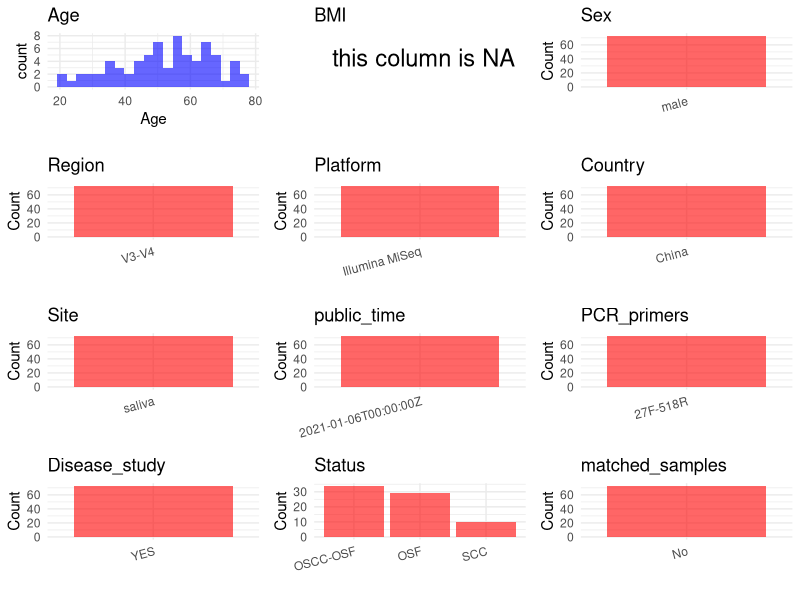

Generate this figure with R: (Note: this script raises an error after producing the figure.)
## ---- chunk 1
# Load necessary libraries
library(dplyr)
library(ggplot2)
library(cowplot)
library(stringr)

# Set working directory (update this path to your local directory)
setwd("/home/hby/oral_project/PRJEB37501")

# Read the initial metadata files
initial_meta <- read.csv("SraRunTable.csv", header = T)

# Combine the two metadata files
# meta <- rbind(initial_meta, initial_meta1)

# Remove entries non-oral samples
# initial_meta <- subset(initial_meta,isolate %in% c("saliva","tongue coat"))

# Check the number of samples containing "HT" in Sample.Name (e.g., healthy controls)
# nrow(subset(meta, grepl("HT", Sample.Name)))

# Display the first few rows of the metadata
head(initial_meta)
## ---- chunk 2
# Create a uniform metadata dataframe
metadata <- data.frame(
  BioProject = initial_meta$BioProject,
  Run = initial_meta$Run,
  sample_name = initial_meta$Sample_name,
  Sex = initial_meta$host_sex,
  Age = initial_meta$Host_Age,
  Platform = initial_meta$Instrument,
  Country = initial_meta$geo_loc_name_country,
  Site = initial_meta$environment_material,
  public_time = initial_meta$ReleaseDate,
  Status = initial_meta$host_disease_status,
  BMI = NA,
  stringsAsFactors = FALSE
) %>%
  mutate(
    Site = case_when(
      Site == "Saliva" ~ "saliva",
      TRUE ~ as.character(Status)
    )
  )
## ---- chunk 3
# Add information obtained from the publication
metadata$Region <- "V3-V4"
metadata$PCR_primers <- "27F-518R"
metadata$title <- "Carcinogenesis of Male Oral Submucous Fibrosis Alters Salivary Microbiomes"
metadata$Disease_study <- "YES"
metadata$matched_samples <- "No"

cat("\nFinal sample distribution:\n")
table(metadata$sample_name)
table(metadata$Site)
table(metadata$matched_samples)
## ---- chunk 4
# Check the number of unique runs and sample names
print(paste("Number of unique runs:", length(unique(metadata$Run))))
print(paste("Number of unique sample names:", length(unique(metadata$sample_name))))
## ---- chunk 5
# Select columns for visualization
plot_data <- metadata %>%
  select(-BioProject, -Run, -sample_name, -title)

# Function to create simple plots for each column
create_simple_plots <- function(data) {
  plots <- list()

  for (col in colnames(data)) {
    # Check if the column is all NA
    if (all(is.na(data[[col]]))) {
      # Create an empty plot with text indicating all NA
      p <- ggplot() +
        annotate("text", x = 0.5, y = 0.5, label = "this column is NA", size = 6) +
        labs(title = col) +
        theme_void()
    } else if (is.numeric(data[[col]])) {
      # Numeric variable: histogram
      p <- ggplot(data, aes(x = .data[[col]])) +
        geom_histogram(fill = "blue", alpha = 0.6, bins = 20, na.rm = TRUE) +
        labs(title = col) +
        theme_minimal()
    } else {
      # Categorical variable: bar plot (remove NA values)
      count_data <- as.data.frame(table(data[[col]], useNA = "ifany"))
      p <- ggplot(count_data, aes(x = reorder(Var1, -Freq), y = Freq)) +
        geom_col(fill = "red", alpha = 0.6) +
        labs(title = col, x = NULL, y = "Count") +
        theme_minimal() +
        theme(axis.text.x = element_text(angle = 15, hjust = 1))
    }
    plots[[col]] <- p
  }

  return(plots)
}

# Generate and arrange plots
plots <- create_simple_plots(plot_data)
p <- plot_grid(plots$Age,
  plots$BMI,
  plots$Sex,
  plots$Region,
  plots$Platform,
  plots$Country,
  plots$Site,
  plots$public_time,
  plots$PCR_primers,
  plots$Disease_study,
  plots$Status,
  plots$matched_samples, # add
  ncol = 3, align = "hv", axis = "lb"
)
ggsave("Metadata_Summary.png", plot = p, width = 8, height = 6, dpi = 150)
## ---- chunk 6
knitr::include_graphics("Metadata_Summary.png")
## ---- chunk 7
# Reorder columns to match the desired format
metadata <- metadata[, c(
  "BioProject", "Run", "sample_name", "Age", "BMI", "Sex",
  "Region", "Platform", "Country", "Site", "public_time",
  "PCR_primers", "title", "Disease_study", "Status", "matched_samples"
)]

# Export the uniform metadata to a CSV file
write.csv(metadata, file = "metadata.csv", quote = FALSE)
head(metadata)
